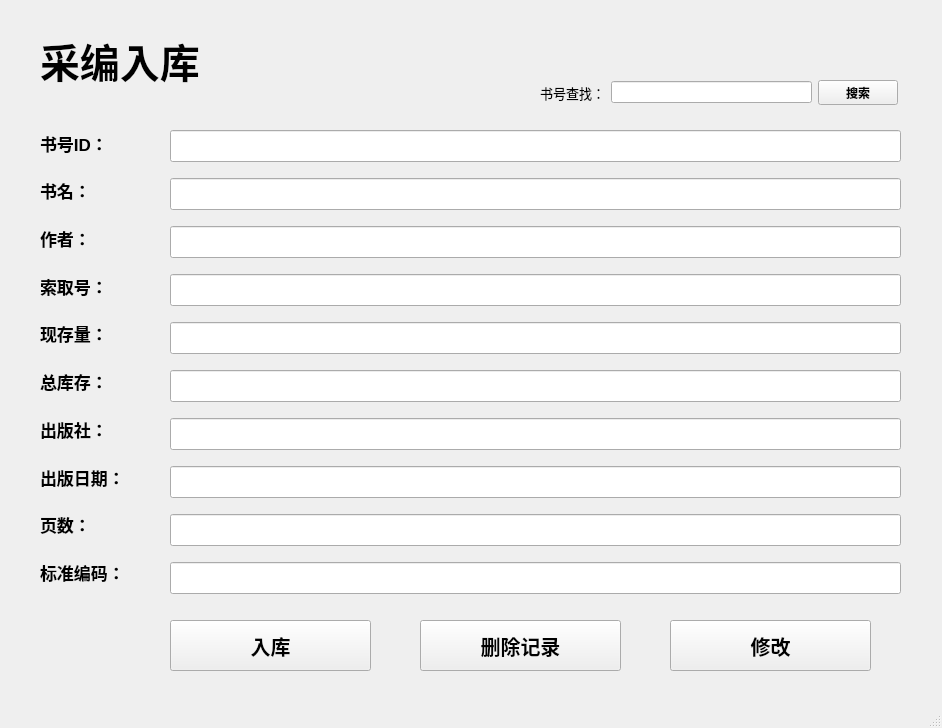
<?xml version="1.0" encoding="UTF-8"?>
<ui version="4.0">
 <class>MainWindow</class>
 <widget class="QMainWindow" name="MainWindow">
  <property name="geometry">
   <rect>
    <x>0</x>
    <y>0</y>
    <width>942</width>
    <height>728</height>
   </rect>
  </property>
  <property name="font">
   <font>
    <weight>75</weight>
    <bold>true</bold>
   </font>
  </property>
  <property name="windowTitle">
   <string>MainWindow</string>
  </property>
  <widget class="QWidget" name="centralwidget">
   <widget class="QLabel" name="label">
    <property name="geometry">
     <rect>
      <x>40</x>
      <y>30</y>
      <width>251</width>
      <height>61</height>
     </rect>
    </property>
    <property name="font">
     <font>
      <pointsize>30</pointsize>
      <weight>75</weight>
      <bold>true</bold>
     </font>
    </property>
    <property name="text">
     <string>采编入库</string>
    </property>
   </widget>
   <widget class="QPushButton" name="pushButton">
    <property name="geometry">
     <rect>
      <x>170</x>
      <y>620</y>
      <width>201</width>
      <height>51</height>
     </rect>
    </property>
    <property name="font">
     <font>
      <pointsize>15</pointsize>
     </font>
    </property>
    <property name="text">
     <string>入库</string>
    </property>
   </widget>
   <widget class="QWidget" name="layoutWidget">
    <property name="geometry">
     <rect>
      <x>40</x>
      <y>122</y>
      <width>117</width>
      <height>471</height>
     </rect>
    </property>
    <property name="font">
     <font>
      <pointsize>13</pointsize>
     </font>
    </property>
    <layout class="QVBoxLayout" name="verticalLayout">
     <item>
      <widget class="QLabel" name="label_2">
       <property name="font">
        <font>
         <pointsize>13</pointsize>
        </font>
       </property>
       <property name="text">
        <string>书号ID：</string>
       </property>
      </widget>
     </item>
     <item>
      <widget class="QLabel" name="label_3">
       <property name="font">
        <font>
         <pointsize>13</pointsize>
        </font>
       </property>
       <property name="text">
        <string>书名：</string>
       </property>
      </widget>
     </item>
     <item>
      <widget class="QLabel" name="label_4">
       <property name="font">
        <font>
         <pointsize>13</pointsize>
        </font>
       </property>
       <property name="text">
        <string>作者：</string>
       </property>
      </widget>
     </item>
     <item>
      <widget class="QLabel" name="label_5">
       <property name="font">
        <font>
         <pointsize>13</pointsize>
        </font>
       </property>
       <property name="text">
        <string>索取号：</string>
       </property>
      </widget>
     </item>
     <item>
      <widget class="QLabel" name="label_6">
       <property name="font">
        <font>
         <pointsize>13</pointsize>
        </font>
       </property>
       <property name="text">
        <string>现存量：</string>
       </property>
      </widget>
     </item>
     <item>
      <widget class="QLabel" name="label_7">
       <property name="font">
        <font>
         <pointsize>13</pointsize>
        </font>
       </property>
       <property name="text">
        <string>总库存：</string>
       </property>
      </widget>
     </item>
     <item>
      <widget class="QLabel" name="label_8">
       <property name="font">
        <font>
         <pointsize>13</pointsize>
        </font>
       </property>
       <property name="text">
        <string>出版社：</string>
       </property>
      </widget>
     </item>
     <item>
      <widget class="QLabel" name="label_9">
       <property name="font">
        <font>
         <pointsize>13</pointsize>
        </font>
       </property>
       <property name="text">
        <string>出版日期：</string>
       </property>
      </widget>
     </item>
     <item>
      <widget class="QLabel" name="label_10">
       <property name="font">
        <font>
         <pointsize>13</pointsize>
        </font>
       </property>
       <property name="text">
        <string>页数：</string>
       </property>
      </widget>
     </item>
     <item>
      <widget class="QLabel" name="label_11">
       <property name="font">
        <font>
         <pointsize>13</pointsize>
        </font>
       </property>
       <property name="text">
        <string>标准编码：</string>
       </property>
      </widget>
     </item>
    </layout>
   </widget>
   <widget class="QWidget" name="layoutWidget">
    <property name="geometry">
     <rect>
      <x>170</x>
      <y>120</y>
      <width>731</width>
      <height>491</height>
     </rect>
    </property>
    <property name="font">
     <font>
      <pointsize>15</pointsize>
     </font>
    </property>
    <layout class="QVBoxLayout" name="verticalLayout_2">
     <item>
      <widget class="QLineEdit" name="lineEdit">
       <property name="font">
        <font>
         <pointsize>15</pointsize>
        </font>
       </property>
      </widget>
     </item>
     <item>
      <widget class="QLineEdit" name="lineEdit_2">
       <property name="font">
        <font>
         <pointsize>15</pointsize>
        </font>
       </property>
      </widget>
     </item>
     <item>
      <widget class="QLineEdit" name="lineEdit_3">
       <property name="font">
        <font>
         <pointsize>15</pointsize>
        </font>
       </property>
      </widget>
     </item>
     <item>
      <widget class="QLineEdit" name="lineEdit_4">
       <property name="font">
        <font>
         <pointsize>15</pointsize>
        </font>
       </property>
      </widget>
     </item>
     <item>
      <widget class="QLineEdit" name="lineEdit_5">
       <property name="font">
        <font>
         <pointsize>15</pointsize>
        </font>
       </property>
      </widget>
     </item>
     <item>
      <widget class="QLineEdit" name="lineEdit_6">
       <property name="font">
        <font>
         <pointsize>15</pointsize>
        </font>
       </property>
      </widget>
     </item>
     <item>
      <widget class="QLineEdit" name="lineEdit_7">
       <property name="font">
        <font>
         <pointsize>15</pointsize>
        </font>
       </property>
      </widget>
     </item>
     <item>
      <widget class="QLineEdit" name="lineEdit_8">
       <property name="font">
        <font>
         <pointsize>15</pointsize>
        </font>
       </property>
      </widget>
     </item>
     <item>
      <widget class="QLineEdit" name="lineEdit_9">
       <property name="font">
        <font>
         <pointsize>15</pointsize>
        </font>
       </property>
      </widget>
     </item>
     <item>
      <widget class="QLineEdit" name="lineEdit_10">
       <property name="font">
        <font>
         <pointsize>15</pointsize>
        </font>
       </property>
      </widget>
     </item>
    </layout>
   </widget>
   <widget class="QPushButton" name="pushButton_3">
    <property name="geometry">
     <rect>
      <x>420</x>
      <y>620</y>
      <width>201</width>
      <height>51</height>
     </rect>
    </property>
    <property name="font">
     <font>
      <pointsize>15</pointsize>
     </font>
    </property>
    <property name="text">
     <string>删除记录</string>
    </property>
   </widget>
   <widget class="QPushButton" name="pushButton_2">
    <property name="geometry">
     <rect>
      <x>670</x>
      <y>620</y>
      <width>201</width>
      <height>51</height>
     </rect>
    </property>
    <property name="font">
     <font>
      <pointsize>15</pointsize>
     </font>
    </property>
    <property name="text">
     <string>修改</string>
    </property>
   </widget>
   <widget class="QWidget" name="">
    <property name="geometry">
     <rect>
      <x>540</x>
      <y>80</y>
      <width>358</width>
      <height>25</height>
     </rect>
    </property>
    <layout class="QHBoxLayout" name="horizontalLayout">
     <item>
      <widget class="QLabel" name="label_12">
       <property name="font">
        <font>
         <pointsize>10</pointsize>
         <weight>50</weight>
         <bold>false</bold>
        </font>
       </property>
       <property name="text">
        <string>书号查找：</string>
       </property>
      </widget>
     </item>
     <item>
      <widget class="QLineEdit" name="lineEdit_11"/>
     </item>
     <item>
      <widget class="QPushButton" name="pushButton_4">
       <property name="text">
        <string>搜索</string>
       </property>
      </widget>
     </item>
    </layout>
   </widget>
  </widget>
  <widget class="QMenuBar" name="menubar">
   <property name="geometry">
    <rect>
     <x>0</x>
     <y>0</y>
     <width>942</width>
     <height>21</height>
    </rect>
   </property>
  </widget>
  <widget class="QStatusBar" name="statusbar"/>
 </widget>
 <resources/>
 <connections/>
</ui>
